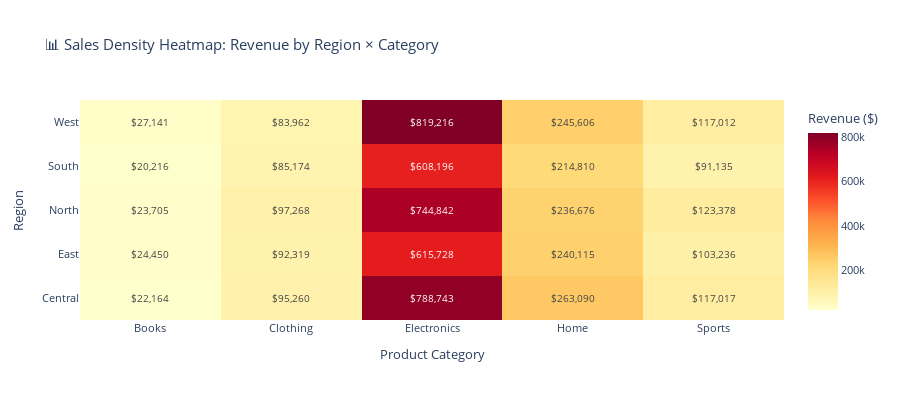
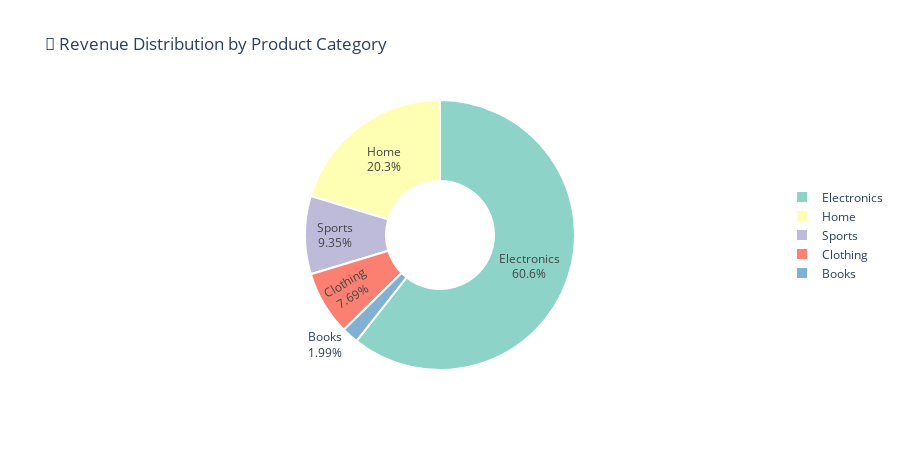
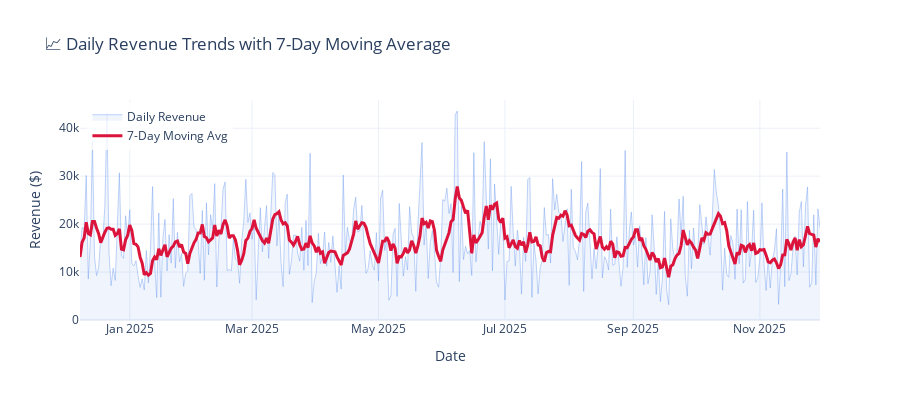
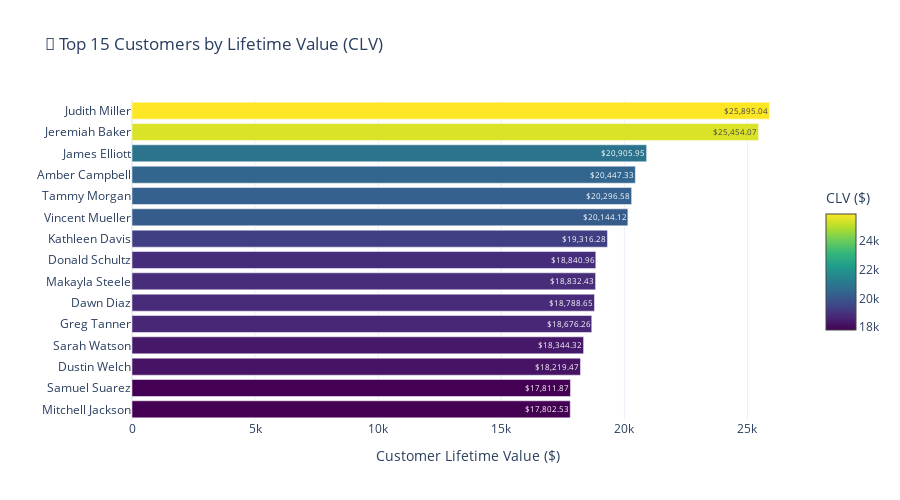

Notebook cell for these charts, in order:
### Code cell
# ========================================
# SECTION 5: INTERACTIVE DASHBOARD
# ========================================

def create_dashboard(region, category, date_range):
    """
    Main dashboard function that updates all visualizations based on filters.

    Args:
        region: Selected region filter
        category: Selected category filter
        date_range: Tuple of (start_date, end_date)
    """
    start_date, end_date = date_range if date_range else (None, None)

    # Display header
    display(HTML("""
    <style>
        .dashboard-header {
            background: linear-gradient(135deg, #667eea 0%, #764ba2 100%);
            color: white;
            padding: 30px;
            border-radius: 10px;
            margin-bottom: 20px;
            box-shadow: 0 4px 6px rgba(0,0,0,0.1);
        }
        .dashboard-title {
            font-size: 32px;
            font-weight: bold;
            margin-bottom: 10px;
        }
        .dashboard-subtitle {
            font-size: 16px;
            opacity: 0.9;
        }
    </style>
    <div class="dashboard-header">
        <div class="dashboard-title">🛒 E-Commerce Sales Intelligence Dashboard</div>
        <div class="dashboard-subtitle">Real-time analytics with advanced SQL querying and interactive filtering</div>
    </div>
    """))

    # Display current filters
    display(HTML(f"""
    <div style="background: #f8f9fa; padding: 15px; border-radius: 5px; margin-bottom: 20px;">
        <strong>Active Filters:</strong>
        Region: <span style="color: #667eea; font-weight: bold;">{region}</span> |
        Category: <span style="color: #667eea; font-weight: bold;">{category}</span> |
        Date Range: <span style="color: #667eea; font-weight: bold;">{start_date or 'All'} to {end_date or 'All'}</span>
    </div>
    """))

    # Fetch filtered data
    data = get_filtered_data(conn, region, category, start_date, end_date)

    # Display KPI cards
    create_kpi_cards(data)

    # Display visualizations
    create_regional_heatmap(data)
    create_category_pie(data)
    create_revenue_trends(data)
    create_clv_chart(data)
    create_product_scatter(data)
    create_top_categories_table(data)

if conn and filter_options:
    # Create filter widgets
    region_dropdown = widgets.Dropdown(
        options=filter_options['regions'],
        value='All',
        description='Region:',
        style={'description_width': '100px'}
    )

    category_dropdown = widgets.Dropdown(
        options=filter_options['categories'],
        value='All',
        description='Category:',
        style={'description_width': '100px'}
    )

    # Create date options for the slider
    date_options = pd.date_range(
        start=filter_options['min_date'],
        end=filter_options['max_date'],
        freq='W'
    ).strftime('%Y-%m-%d').tolist()

    date_picker = widgets.SelectionRangeSlider(
        options=date_options,
        index=(0, len(date_options)-1),
        description='Date Range:',
        continuous_update=False,
        style={'description_width': '100px'},
        layout=widgets.Layout(width='600px')
    )

    # Create update button
    update_button = widgets.Button(
        description='🔄 Update Dashboard',
        button_style='primary',
        tooltip='Click to refresh dashboard with selected filters',
        layout=widgets.Layout(width='200px', height='40px')
    )

    # Button click handler
    def on_update_click(b):
        create_dashboard(
            region_dropdown.value,
            category_dropdown.value,
            date_picker.value
        )

    update_button.on_click(on_update_click)

    # Display controls
    display(widgets.HTML("""
        <div style="background: linear-gradient(135deg, #667eea 0%, #764ba2 100%);
                    color: white; padding: 20px; border-radius: 5px; margin-bottom: 20px;">
            <h2 style="margin: 0 0 10px 0;">🎛️ Dashboard Controls</h2>
            <p style="margin: 0; opacity: 0.9;">
                Select your filters and click "Update Dashboard" to refresh the data visualization.
            </p>
        </div>
    """))

    display(region_dropdown)
    display(category_dropdown)
    display(date_picker)
    display(update_button)

    # Initial dashboard load with default filters
    create_dashboard('All', 'All', date_picker.value)
else:
    print("✗ Database connection failed. Please run all cells from the beginning.")

### Figure 1 — Plotly figure (JSON) as saved in the notebook; plotly's stock layout.template omitted (floating-point values rounded to 4 significant figures)
{"data": [{"colorbar": {"title": {"text": "Revenue ($)"}}, "colorscale": [[0, "rgb(255,255,204)"], [0.125, "rgb(255,237,160)"], [0.25, "rgb(254,217,118)"], [0.375, "rgb(254,178,76)"], [0.5, "rgb(253,141,60)"], [0.625, "rgb(252,78,42)"], [0.75, "rgb(227,26,28)"], [0.875, "rgb(189,0,38)"], [1, "rgb(128,0,38)"]], "text": [[22160.0, 95260.0, 788700.0, 263100.0, 117000.0], [24450.0, 92320.0, 615700.0, 240100.0, 103200.0], [23700.0, 97270.0, 744800.0, 236700.0, 123400.0], [20220.0, 85170.0, 608200.0, 214800.0, 91140.0], [27140.0, 83960.0, 819200.0, 245600.0, 117000.0]], "textfont": {"size": 10}, "texttemplate": "$%{text:,.0f}", "type": "heatmap", "x": ["Books", "Clothing", "Electronics", "Home", "Sports"], "y": ["Central", "East", "North", "South", "West"], "z": [[22160.0, 95260.0, 788700.0, 263100.0, 117000.0], [24450.0, 92320.0, 615700.0, 240100.0, 103200.0], [23700.0, 97270.0, 744800.0, 236700.0, 123400.0], [20220.0, 85170.0, 608200.0, 214800.0, 91130.0], [27140.0, 83960.0, 819200.0, 245600.0, 117000.0]]}], "layout": {"font": {"size": 11}, "height": 400, "title": {"text": "📊 Sales Density Heatmap: Revenue by Region × Category"}, "xaxis": {"title": {"text": "Product Category"}}, "yaxis": {"title": {"text": "Region"}}}}

### Figure 2 — Plotly figure (JSON) as saved in the notebook; plotly's stock layout.template omitted (floating-point values rounded to 4 significant figures)
{"data": [{"hole": 0.4, "labels": ["Electronics", "Home", "Sports", "Clothing", "Books"], "marker": {"colors": ["rgb(141,211,199)", "rgb(255,255,179)", "rgb(190,186,218)", "rgb(251,128,114)", "rgb(128,177,211)", "rgb(253,180,98)", "rgb(179,222,105)", "rgb(252,205,229)", "rgb(217,217,217)", "rgb(188,128,189)", "rgb(204,235,197)", "rgb(255,237,111)"], "line": {"color": "white", "width": 2}}, "textinfo": "label+percent", "textposition": "auto", "type": "pie", "values": [3577000.0, 1200000.0, 551800.0, 454000.0, 117700.0]}], "layout": {"height": 450, "legend": {"orientation": "v", "x": 1.1, "xanchor": "left", "y": 0.5, "yanchor": "middle"}, "showlegend": true, "title": {"text": "🎯 Revenue Distribution by Product Category"}}}

### Figure 3 — Plotly figure (JSON) as saved in the notebook; plotly's stock layout.template omitted (floating-point values rounded to 4 significant figures; data arrays with more than 128 entries replaced by an {"elided": "..."} marker saying what was removed)
{"data": [{"fill": "tozeroy", "fillcolor": "rgba(100, 149, 237, 0.1)", "line": {"color": "rgba(100, 149, 237, 0.4)", "width": 1}, "mode": "lines", "name": "Daily Revenue", "type": "scatter", "x": {"elided": "358 str values"}, "y": {"elided": "358 float values"}}, {"line": {"color": "rgb(220, 20, 60)", "width": 3}, "mode": "lines", "name": "7-Day Moving Avg", "type": "scatter", "x": {"elided": "358 str values"}, "y": {"elided": "358 float values"}}], "layout": {"height": 400, "hovermode": "x unified", "legend": {"bgcolor": "rgba(255,255,255,0.8)", "x": 0.01, "y": 0.99}, "title": {"text": "📈 Daily Revenue Trends with 7-Day Moving Average"}, "xaxis": {"title": {"text": "Date"}}, "yaxis": {"title": {"text": "Revenue ($)"}}}}

### Figure 4 — Plotly figure (JSON) as saved in the notebook; plotly's stock layout.template omitted (floating-point values rounded to 4 significant figures)
{"data": [{"marker": {"color": [25900.0, 25450.0, 20910.0, 20450.0, 20300.0, 20140.0, 19320.0, 18840.0, 18830.0, 18790.0, 18680.0, 18340.0, 18220.0, 17810.0, 17800.0], "colorbar": {"len": 0.5, "title": {"text": "CLV ($)"}}, "colorscale": [[0, "#440154"], [0.1111, "#482878"], [0.2222, "#3e4989"], [0.3333, "#31688e"], [0.4444, "#26828e"], [0.5556, "#1f9e89"], [0.6667, "#35b779"], [0.7778, "#6ece58"], [0.8889, "#b5de2b"], [1, "#fde725"]], "showscale": true}, "orientation": "h", "text": [25900.0, 25450.0, 20910.0, 20450.0, 20300.0, 20140.0, 19320.0, 18840.0, 18830.0, 18790.0, 18680.0, 18340.0, 18220.0, 17810.0, 17800.0], "textposition": "auto", "texttemplate": "$%{text:,.2f}", "type": "bar", "x": [25900.0, 25450.0, 20910.0, 20450.0, 20300.0, 20140.0, 19320.0, 18840.0, 18830.0, 18790.0, 18680.0, 18340.0, 18220.0, 17810.0, 17800.0], "y": ["Judith Miller", "Jeremiah Baker", "James Elliott", "Amber Campbell", "Tammy Morgan", "Vincent Mueller", "Kathleen Davis", "Donald Schultz", "Makayla Steele", "Dawn Diaz", "Greg Tanner", "Sarah Watson", "Dustin Welch", "Samuel Suarez", "Mitchell Jackson"]}], "layout": {"height": 500, "title": {"text": "👥 Top 15 Customers by Lifetime Value (CLV)"}, "xaxis": {"title": {"text": "Customer Lifetime Value ($)"}}, "yaxis": {"autorange": "reversed", "title": {"text": ""}}}}
